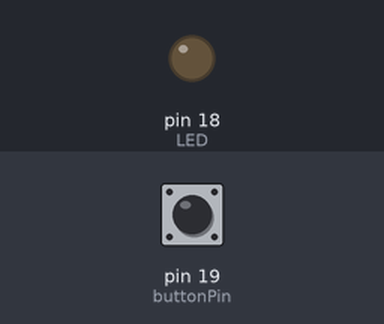
Recording of a sketch running on a simulated Arduino Uno, built with avr-gcc and run on an emulated ATmega328P. On the bench: output pins drawn as LEDs (lit = HIGH). The inputs (shaded band) are chosen by the test bench; at power-on: pin 19 (buttonPin) HIGH.

Above: at 1.2 s.
1.3 s: pin 19 (buttonPin) pulled LOW for 0.15 s
At 1.8 s:
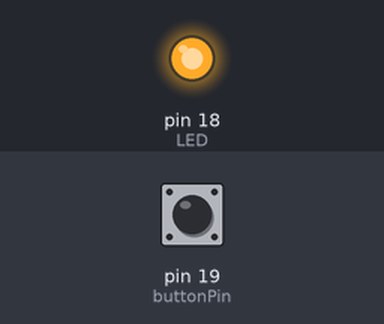
2.9 s: pin 19 (buttonPin) pulled LOW for 1 s
At 4.2 s:
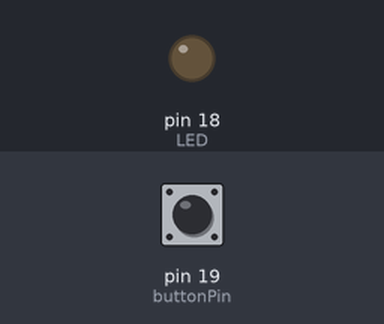
5.4 s: pin 19 (buttonPin) pulled LOW for 3.2 s
At 6.2 s:
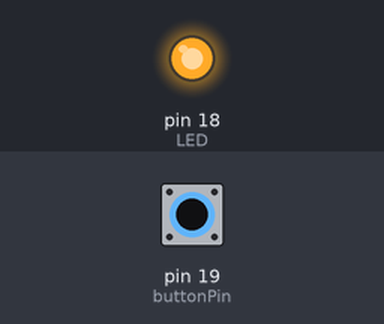
Timing chart, 0 to 8.4 s (numbered marks = the images above; inputs shaded):
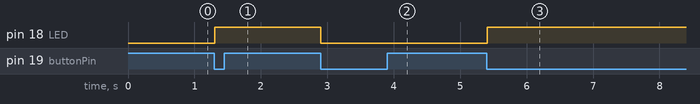

Measured:
- after the input at 1.3 s, pin 18 (LED): LOW → HIGH at once
- after the input at 2.9 s, pin 18 (LED): HIGH → LOW at once
- after the input at 5.4 s, pin 18 (LED): LOW → HIGH at once

The sketch:

blink4.ino
```cpp
int LED = 18;    //กำหนดตัวแปร หลอดไฟ
const int buttonPin = 19;    //  กำหนดตัวแปรให้สวิตซ์เชื่อมต่อกับขา

bool buttonState = 0;       // สถานะเริ่มต้นเป็น 0
bool Mode = 0;              // What mode is the light in?


void setup()
{
  pinMode(buttonPin, INPUT_PULLUP);    // Set the switch pin as input
  pinMode(LED , OUTPUT);
}

void loop()
{
  if (!digitalRead(buttonPin)) // cheks if button is pressed (cheks if it's LOW, becouse PULLUP inverts signal: LOW = button pressed)
  {
    if (!buttonState) // same as: (buttonState == false) ---I made it a bit compact, but it may be confusinf to you
    {
      buttonState = true;
      Mode = !Mode; // this inverts button mode: If Mode was True - it will make it False and viseversa
    }
  }
  else buttonState = false;

  // blink LED
  digitalWrite(LED , Mode); // remember: TRUE = HIGH = 1 and FALSE = LOW = 0 (You can use whatever You like)
  delay(5);
}
```
